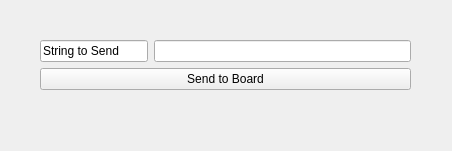
<?xml version="1.0" encoding="UTF-8"?>
<ui version="4.0">
 <class>BrainFlowStreamingWidget</class>
 <widget class="QWidget" name="BrainFlowStreamingWidget">
  <property name="geometry">
   <rect>
    <x>0</x>
    <y>0</y>
    <width>452</width>
    <height>151</height>
   </rect>
  </property>
  <property name="windowTitle">
   <string>Form</string>
  </property>
  <widget class="QWidget" name="formLayoutWidget">
   <property name="geometry">
    <rect>
     <x>40</x>
     <y>40</y>
     <width>371</width>
     <height>71</height>
    </rect>
   </property>
   <layout class="QFormLayout" name="formLayout">
    <item row="0" column="0">
     <widget class="QLineEdit" name="lineEdit_3">
      <property name="text">
       <string>String to Send</string>
      </property>
      <property name="readOnly">
       <bool>true</bool>
      </property>
     </widget>
    </item>
    <item row="0" column="1">
     <widget class="QLineEdit" name="stringToSend"/>
    </item>
    <item row="1" column="0" colspan="2">
     <widget class="QPushButton" name="sendToBoard">
      <property name="text">
       <string>Send to Board</string>
      </property>
     </widget>
    </item>
   </layout>
  </widget>
 </widget>
 <resources/>
 <connections/>
</ui>
